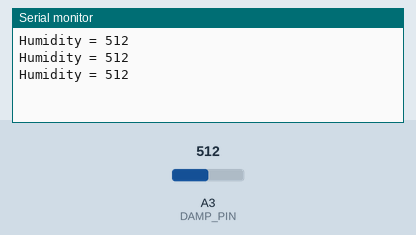
A sketch run on a simulated Arduino Uno, built with avr-gcc and run on an emulated ATmega328P. Parts: the last lines printed to the serial monitor. Inputs (shaded band) come from the test bench; at power-on: A3 (DAMP_PIN) = 512.

Above: at 1.3 s.
1.4 s: A3 (DAMP_PIN) set to 716
At 1.9 s:
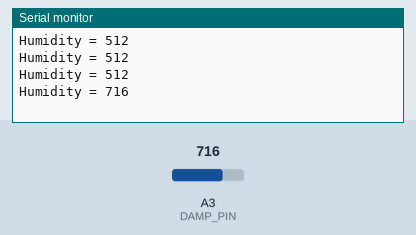
2.9 s: A3 (DAMP_PIN) set to 900
At 3.4 s:
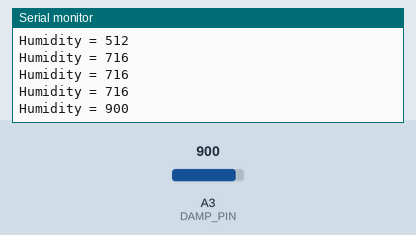
Timing chart, 0 to 5.9 s (numbered marks = the images above; inputs shaded):
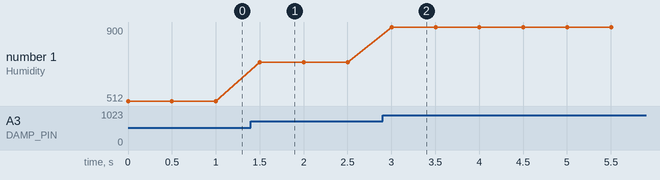

The sketch:

humidity_test.ino
```cpp
#define DAMP_PIN 3


void setup() {

  Serial.begin(9600);

  pinMode(DAMP_PIN, INPUT);
}

void loop() {

  Serial.print("Humidity = ");
  Serial.println(analogRead(DAMP_PIN));

  delay(500);
}
```

Measured:
- after the input at 1.4 s, the serial monitor: prints a new line after 0.10 s (image 1)
- after the input at 2.9 s, the serial monitor: prints a new line after 0.10 s (image 2)
- plotted number 1: 512 → 716 after the input at 1.4 s, 716 → 900 after the input at 2.9 s
